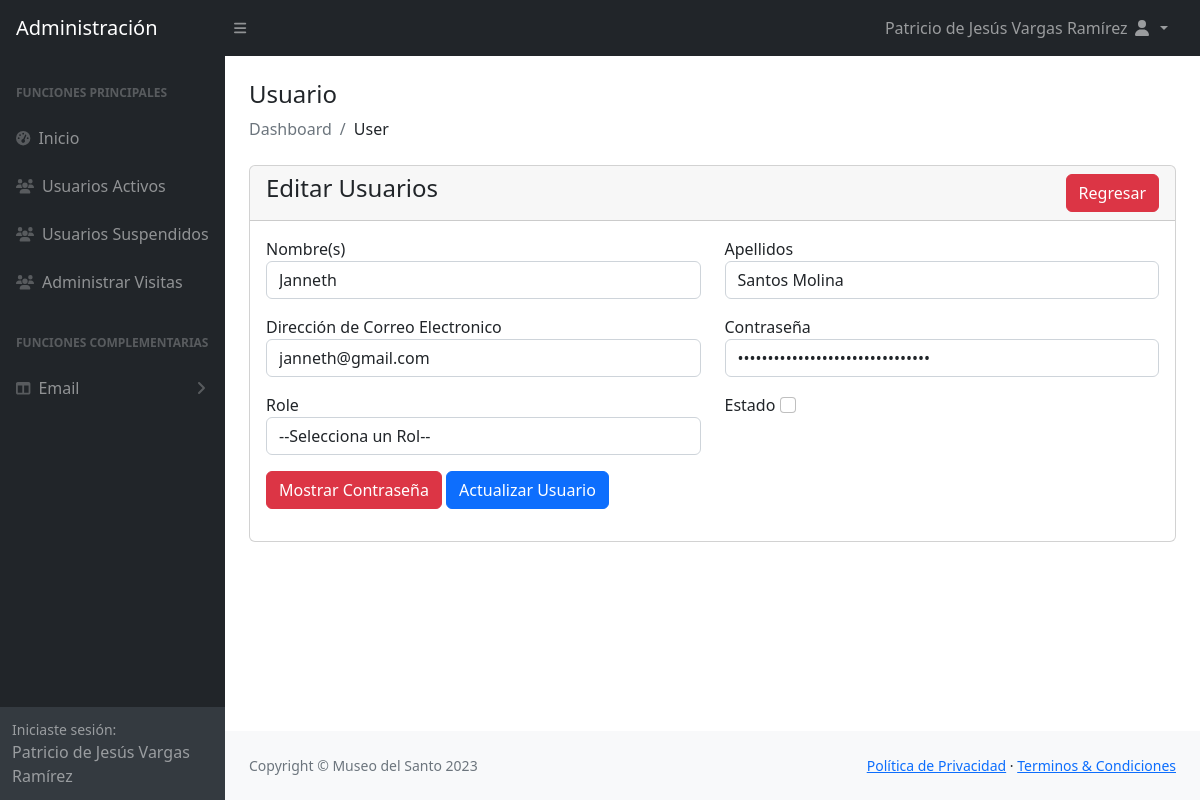
Screenshot of /admin/register-edit.php?id=2 (signed in) with the database file from the repository.
### tables this page shows
CREATE TABLE `users` (
  `id` int(11) NOT NULL,
  `fname` varchar(191) NOT NULL,
  `lname` varchar(191) DEFAULT NULL,
  `email` varchar(191) NOT NULL,
  `password` varchar(191) NOT NULL,
  `role` tinyint(4) NOT NULL DEFAULT 0,
  `status` tinyint(1) NOT NULL DEFAULT 0 COMMENT '0=usable,1=suspend,2=deleted',
  `created` timestamp NOT NULL DEFAULT current_timestamp()
);

### admin/register-edit.php (the view, shortened to what this page needs)
<?php
    include('authentication.php');
    include('includes/header.php');
?>
<div class="container-fluid px-4">
    <h4 class="mt-4">Usuario</h4>
    <ol class="breadcrumb mb-4">
         <li class="breadcrumb-item active">Dashboard</li>
         <li class="breadcrumb-item">User</li>
    </ol>
    <div class="row">
        <div class="col-md-12">
            <div class="card">
                <div class="card-header">
                    <h4> Editar Usuarios
                    <a href="view-register.php" class="btn btn-danger float-end">Regresar</a>
                 </h4>
                </div>
                <div class="card-body">
                    <?php
                    if(isset($_GET['id'])){
                        $user_id = $_GET['id'];
                        $users = "SELECT * FROM users WHERE id= '$user_id'";
                        $users_run = mysqli_query($conn, $users);
                        if(mysqli_num_rows($users_run) > 0){
                            foreach($users_run as $users){
                                ?>
                                    <form action="codesuperadmin.php" method="POST">
                                        <div class="row">
                                            <div class="col-md-6 mb-3">
                                                <label for="">Nombre(s)</label>
                                                <input type="text" name="fname" value="<?= $users['fname']; ?>" class="form-control" required>
                                            </div>
                                            <div class="col-md-6 mb-3">
                                                <label for="">Apellidos</label>
                                                <input type="text" name="lname" value="<?= $users['lname']; ?>"  class="form-control" required>
                                            </div>
                                            <div class="col-md-6 mb-3">
                                                <label for="">Dirección de Correo Electronico</label>
                                                <input type="email" name="email" value="<?= $users['email']; ?>"  class="form-control" required>
                                            </div>
                                            <div class="col-md-6 mb-3">
                                                <label for="">Contraseña</label>
                                                <input type="password" name="password" value="<?= $users['password'] ?>" id="password" class="form-control" required>
                                            </div>
                                            <div class="col-md-6 mb-3">
                                                <label for="">Role</label>
                                                <select name="role" class="form-control" required>
                                                    <option value="">--Selecciona un Rol--</option>
                                                </select>
                                            </div>
                                            <div class="col-md-6 mb-3">
                                                <label for="">Estado</label>
                                                <input type="checkbox" name="status" <?= $users['status'] == '1' ? 'checked' : '' ?> class="form-check-input">
                                            </div>
                                            <div class="col-md-12 mb-3">
                                                <button class="btn btn-danger" type="button" onclick="mostrarContrasena()">Mostrar Contraseña</button>
                                                <button type="submit" name="update_user"class="btn btn-primary">Actualizar Usuario</button>
                                            </div>
                                        </div>
                                    </form>
                                <?php
                            }
                        } else {
                            ?>
                                <h4>No se encontró información</h4>
                            <?php
                        }
                    }
                    ?>
                </div>
            </div>
        </div>
    </div>
</div>
<?php
    include('includes/footer.php');
    include('includes/scripts.php');
?>

### rows the page displays
users: fname "Janneth", lname "Santos Molina", email "janneth@gmail.com"

### other values shown
$_SESSION['auth_user']['user_name'] "Patricio de Jesús Vargas Ramírez"
